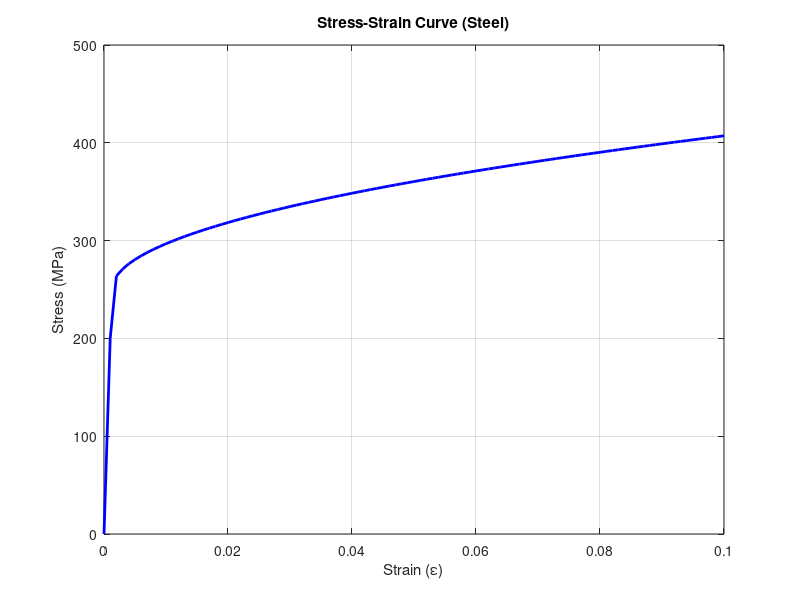
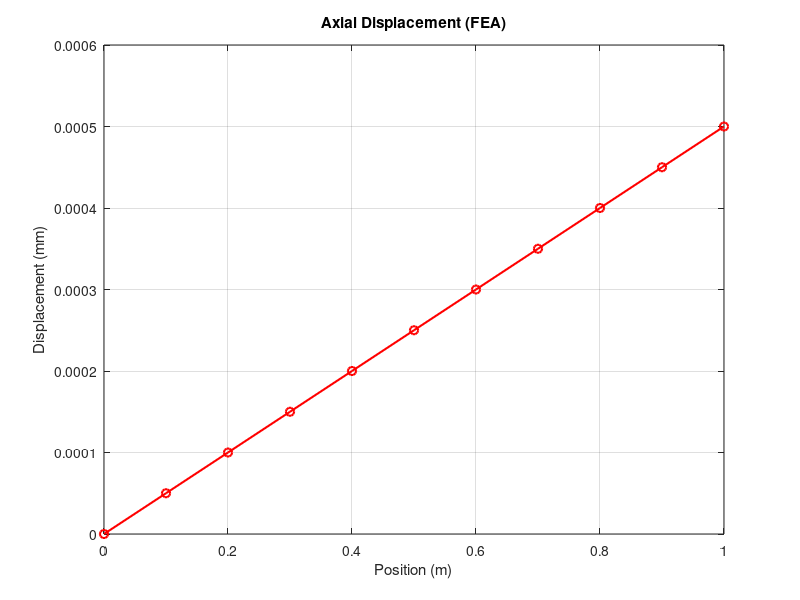

Source code (MATLAB) for these figures, in order: (Note: this script raises an error after producing the figures.)
% 12_materials_stress_fem.m
% UniLab Materials Science: Stress, Strain, and Finite Element Modeling

disp('💎 UniLab Materials Science & FEA');
disp('==================================');

%% 1. Stress-Strain Curve (Elastic-Plastic)
disp('--- 1. Stress-Strain Behavior ---');
strain_vals = 0:0.001:0.1;
E_val = 200e9; % Young's Modulus (Pa)
yield_stress = 250e6;
stress_vals = zeros(size(strain_vals));

for i = 1:size(strain_vals, 2)
    s_linear = E_val * strain_vals(i);
    if s_linear < yield_stress
        stress_vals(i) = s_linear;
    else
        % Power law hardening
        stress_vals(i) = yield_stress + 500e6 * (strain_vals(i) - yield_stress/E_val)^0.5;
    end
end

figure;
plot(strain_vals, stress_vals / 1e6, 'b-', 'LineWidth', 2);
title('Stress-Strain Curve (Steel)');
xlabel('Strain (\epsilon)'); ylabel('Stress (MPa)');
grid on;

%% 2. 1D Finite Element Analysis (Bar)
disp('--- 2. 1D Bar Under Axial Load ---');
L_val = 1.0; n_elements = 10;
dx_val = L_val / n_elements;
A_val = 0.01; % Area
K_mat = zeros(n_elements + 1, n_elements + 1);
F_vec = zeros(n_elements + 1, 1);
F_vec(end) = 1000; % 1kN load at end

ke_mat = (E_val * A_val / dx_val) * [1, -1; -1, 1];
for i = 1:n_elements
    K_mat(i:i+1, i:i+1) = K_mat(i:i+1, i:i+1) + ke_mat;
end

% Boundary condition (fixed at x=0)
K_red = K_mat(2:end, 2:end);
F_red = F_vec(2:end);
u_vec = inv(K_red) * F_red;
u_vec = [0; u_vec];

figure;
plot(linspace(0, L_val, n_elements+1), u_vec * 1000, 'ro-', 'LineWidth', 1.5);
title('Axial Displacement (FEA)');
xlabel('Position (m)'); ylabel('Displacement (mm)');
grid on;

%% 3. Atomic Vibration Simulator
disp(' ');
disp('--- 3. Atomic Vibration Simulator ---');

function s_out = lattice_step(s_in, p)
    s_out = s_in;
    s_out.pos = s_in.pos + randn(10, 2) * 0.02;
end

function lattice_draw(ax, s)
    scatter(ax, s.pos(:, 1), s.pos(:, 2), 100, 'b', 'filled');
    title(ax, 'Atomic Vibrations in Crystal Lattice');
    axis(ax, 'equal'); xlim(ax, [-2, 2]); ylim(ax, [-2, 2]);
end

simulate('algorithm', 'step', @lattice_step, 'draw', @lattice_draw, 'state', struct('pos', randn(10, 2)*0.1));

disp('Materials Science Session Complete.');
